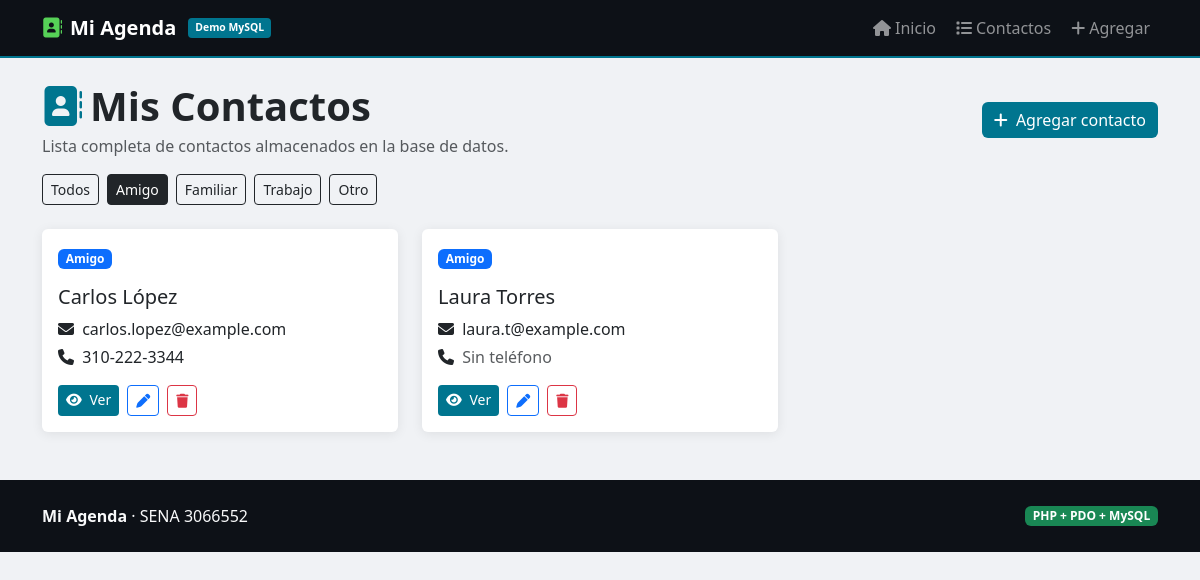
/contactos/index.php?cat=Amigo, run on the app's committed database.
### tables this page shows
CREATE TABLE contactos (
    id         INT           AUTO_INCREMENT PRIMARY KEY,
    nombre     VARCHAR(100)  NOT NULL,
    email      VARCHAR(150)  NOT NULL UNIQUE,
    telefono   VARCHAR(20),
    categoria  ENUM('Amigo','Familiar','Trabajo','Otro') NOT NULL DEFAULT 'Otro',
    notas      TEXT,
    creado_en  DATETIME      NOT NULL DEFAULT CURRENT_TIMESTAMP
);

### contactos/index.php (the view, shortened to what this page needs)
<?php
$categoriaFiltro = $_GET['cat'] ?? '';
$error           = null;
$contactos       = [];
$categorias      = [];
try {
    $pdo = DB::conectar();
    $categorias = $pdo->query('SELECT DISTINCT categoria FROM contactos ORDER BY categoria')->fetchAll(PDO::FETCH_COLUMN);
    if ($categoriaFiltro !== '') {
        $stmt = $pdo->prepare('SELECT * FROM contactos WHERE categoria = ? ORDER BY nombre');
        $stmt->execute([$categoriaFiltro]);
    } else {
        $stmt = $pdo->query('SELECT * FROM contactos ORDER BY nombre');
    }
    $contactos = $stmt->fetchAll();
} catch (PDOException $e) {
    $error = $e->getMessage();
}
require_once __DIR__ . '/../includes/header.php';
?>
<div class="d-flex flex-wrap justify-content-between align-items-center gap-3 mb-3">
  <div>
    <h1 class="fw-bold mb-1"><i class="fas fa-address-book me-2" style="color:var(--color)"></i>Mis Contactos</h1>
    <p class="text-muted mb-0">Lista completa de contactos almacenados en la base de datos.</p>
  </div>
  <a href="crear.php" class="btn btn-db">
    <i class="fas fa-plus me-1"></i> Agregar contacto
  </a>
</div>
<div class="mb-4 d-flex flex-wrap gap-2">
  <a href="index.php" class="btn btn-sm <?= $categoriaFiltro === '' ? 'btn-dark' : 'btn-outline-dark' ?>">Todos</a>
  <?php foreach ($categorias as $categoria): ?>
    <?php $activo = $categoriaFiltro === $categoria; ?>
    <a href="?cat=<?= urlencode($categoria) ?>" class="btn btn-sm <?= $activo ? 'btn-dark' : 'btn-outline-dark' ?>">
      <?= htmlspecialchars($categoria) ?>
    </a>
  <?php endforeach; ?>
</div>
<?php if ($error): ?>
  <div class="alert alert-danger"><?= htmlspecialchars($error) ?></div>
<?php elseif (empty($contactos)): ?>
  <div class="alert alert-warning mb-0">No hay contactos registrados.</div>
<?php else: ?>
<div class="row g-4">
  <?php foreach ($contactos as $contacto): ?>
    <div class="col-sm-6 col-lg-4">
      <div class="card h-100">
        <div class="card-body">
          <span class="badge bg-primary mb-3"><?= htmlspecialchars($contacto['categoria']) ?></span>
          <h5 class="card-title mb-2"><?= htmlspecialchars($contacto['nombre']) ?></h5>
          <p class="mb-1"><i class="fas fa-envelope me-1"></i> <?= htmlspecialchars($contacto['email']) ?></p>
          <p class="mb-3">
            <i class="fas fa-phone me-1"></i>
            <?php if (!empty($contacto['telefono'])): ?>
              <?= htmlspecialchars($contacto['telefono']) ?>
            <?php else: ?>
              <span class="text-muted">Sin teléfono</span>
            <?php endif; ?>
          </p>
          <div class="d-flex flex-wrap gap-2">
            <a href="ver.php?id=<?= (int) $contacto['id'] ?>" class="btn btn-sm btn-db">
              <i class="fas fa-eye me-1"></i> Ver
            </a>
            <a href="editar.php?id=<?= (int) $contacto['id'] ?>" class="btn btn-sm btn-outline-primary">
              <i class="fas fa-pen"></i>
            </a>
            <a href="eliminar.php?id=<?= (int) $contacto['id'] ?>" class="btn btn-sm btn-outline-danger">
              <i class="fas fa-trash"></i>
            </a>
          </div>
        </div>
      </div>
    </div>
  <?php endforeach; ?>
</div>
<?php endif; ?>
<?php require_once __DIR__ . '/../includes/footer.php'; ?>

### includes/header.php (style rules this page uses)
:root { --color: #00758f; }
body { background: #f0f2f5; }
.card { border: none; box-shadow: 0 2px 12px rgba(0,0,0,.08); }
.btn-db { background: var(--color); color: #fff; border: none; }

### data on the page
contactos: categoria "Amigo", nombre "Carlos López", email "carlos.lopez@example.com", telefono "310-222-3344"
contactos: categoria "Amigo", nombre "Laura Torres", email "laura.t@example.com", shows "Sin teléfono"

### other printed values
$categoria "Amigo"
$categoria "Familiar"
$categoria "Trabajo"
$categoria "Otro"
